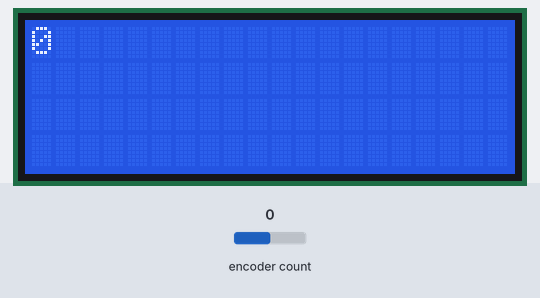
Bench run of a sketch on a simulated Arduino Uno, built with avr-gcc and run on an emulated ATmega328P. Parts: 20×4 character LCD. The test bench sets the inputs (shaded band); at power-on: encoder count 0.

Above: at 3.2 s.
3.3 s: encoder count set to 1
4.8 s: encoder count set to 2
At 5.7 s:
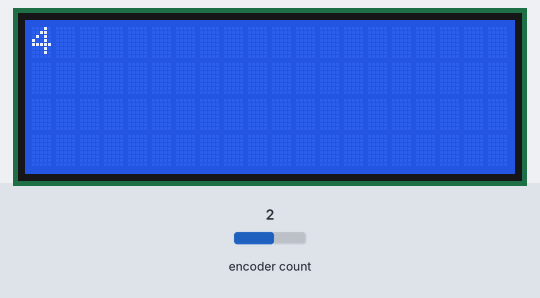
Timing chart, 0 to 7.8 s (numbered marks = the images above; inputs shaded):
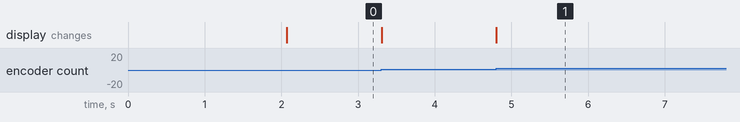

Measured:
- after the input at 4.8 s, the display: changes at once (image 1)

The sketch:

my_rotary_encode.ino
```cpp
#include <LiquidCrystal_I2C.h>
#include <Encoder.h>

LiquidCrystal_I2C lcd(0x27,20,4);
Encoder myEnc(3, 4);

long newpos=0;
long oldpos=0;
int ctr=0;
void setup()
{
  Serial.begin(9600);
  lcd.begin();
  lcd.backlight();
  pinMode(2, INPUT_PULLUP);
  //attachInterrupt(digitalPinToInterrupt(2), triggerMenu, FALLING);

  delay(2000);
}


void loop() {

  newpos=(myEnc.read())/2;
  if(newpos>5)
  {
    newpos=0;
    myEnc.write(0);
  }
  else if(newpos<0)
  {
    newpos=5;
    myEnc.write(10);
  }
  else
  {
    lcd.setCursor(0,0);
    lcd.print(newpos);
    lcd.print("    ");
  }
}
```
